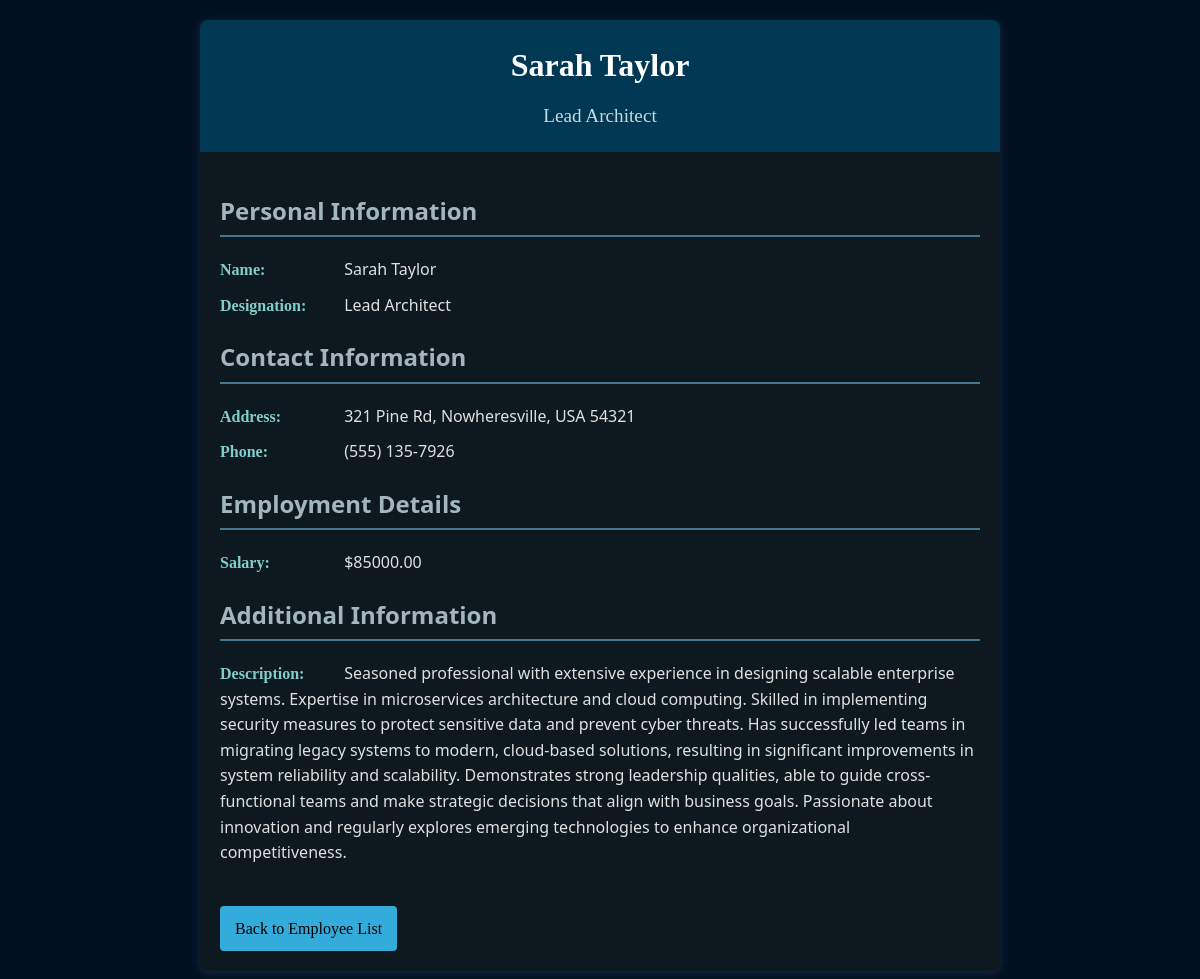
The app's page /employees/6/ with its own data.
### employees/models.py (models this page shows, shortened)
class Employee(models.Model):
    name = models.CharField(max_length=200, validators=[RegexValidator(r'^[a-zA-Z ]+$', 'Name must contain only letters and spaces')])
    address = models.CharField(
        max_length=300,
        validators=[RegexValidator(r'^[a-zA-Z0-9 ,.-]+$', 'Address must contain only letters, numbers, spaces, and the characters , . -')]
    )
    phone_number = models.CharField(
        max_length=15,
        validators=[
            RegexValidator(r'^[\d\s\-\+]+$', 'Phone number must contain only digits, spaces, dashes, or a plus sign'),
            RegexValidator(r'^.{7,15}$', 'Phone number must be between 7 and 15 characters')
        ],
        unique=True
    )
    salary = models.DecimalField(
        max_digits=10,
        decimal_places=2,
        validators=[MinValueValidator(0.01, 'Salary must be a positive number')]
    )
    designation = models.CharField(
        max_length=100,
        validators=[RegexValidator(r'^[a-zA-Z ]+$', 'Designation must contain only letters and spaces')]
    )
    description = models.TextField()

### employees/views.py (the view)
# urls.py: path('employees/<int:employee_id>/', views.employee_details, name='employee_detail'),
def employee_details(request,employee_id):
    employee_details = get_object_or_404(Employee, id=employee_id)
    return render(request, 'employees/employee_details.html', {'employee': employee_details })

### employees/templates/employees/employee_details.html (shortened to what this page needs)
{% load static %}
<!DOCTYPE html>
<html lang="en">
<head>
    <link rel="stylesheet" href="{% static 'css/employee_details.css' %}">
</head>
<body>
    <div class="container">
        <div class="employee-header">
            <h1>{{ employee.name }}</h1>
            <p>{{ employee.designation }}</p>
        </div>
        <div class="employee-info">
            <div class="info-group">
                <h2>Personal Information</h2>
                <div class="info-item">
                    <strong>Name:</strong> {{ employee.name }}
                </div>
                <div class="info-item">
                    <strong>Designation:</strong> {{ employee.designation }}
                </div>
            </div>
            <div class="info-group">
                <h2>Contact Information</h2>
                <div class="info-item">
                    <strong>Address:</strong> {{ employee.address }}
                </div>
                <div class="info-item">
                    <strong>Phone:</strong> {{ employee.phone_number }}
                </div>
            </div>
            <div class="info-group">
                <h2>Employment Details</h2>
                <div class="info-item">
                    <strong>Salary:</strong> ${{ employee.salary }}
                </div>
            </div>
            <div class="info-group">
                <h2>Additional Information</h2>
                <div class="info-item">
                    <strong>Description:</strong> {{ employee.description }}
                </div>
            </div>
            <a href="{% url 'home' %}" class="back-link">Back to Employee List</a>
        </div>
    </div>
</body>
</html>

### employees/static/css/employee_details.css (style rules this page uses)
body { font-family: 'Segoe UI', Tahoma, Geneva, Verdana, sans-serif; line-height: 1.6; color: #e0e0e0; background-color: #001023; margin: 0; padding: 20px; }
.container { max-width: 800px; margin: 0 auto; background-color: #0d191f; border-radius: 8px; box-shadow: 0 2px 10px rgba(255, 255, 255, 0.1); overflow: hidden; }
.employee-header { background-color: #003752; color: #ffffff; padding: 20px; text-align: center; font-family: cursive; }
.employee-header h1 { margin: 0; font-size: 2em; }
.employee-header p { margin: 10px 0 0; font-size: 1.2em; opacity: 0.8; }
.employee-info { padding: 20px; }
.info-group { margin-bottom: 20px; }
.info-group h2 { color: #bdd5dad6; border-bottom: 2px solid #457693; padding-bottom: 5px; }
.info-item { margin-bottom: 10px; }
.info-item strong { display: inline-block; width: 120px; color:#9cf4f4d1; font-family: cursive; }
.back-link { display: inline-block; margin-top: 20px; padding: 10px 15px; background-color: #34acdb; color: black; text-decoration: none; border-radius: 4px; transition: background-color 0.3s ease; font-family: cursive; }

### records on screen
Employee: name "Sarah Taylor", designation "Lead Architect", address "321 Pine Rd, Nowheresville, USA 54321", phone_number "(555) 135-7926", salary "85000.00", description "Seasoned professional with extensive experience in designing scalable enterprise systems. Expertise in microservices architecture and cloud computing. Skilled in implementing security measures to protect sensitive data and prevent cyber threats. Has successfully led teams in migrating legacy systems to modern, cloud-based solutions, resulting in significant improvements in system reliability and scalability. Demonstrates strong leadership qualities, able to guide cross-functional teams and make strategic decisions that align with business goals. Passionate about innovation and regularly explores emerging technologies to enhance organizational competitiveness."
